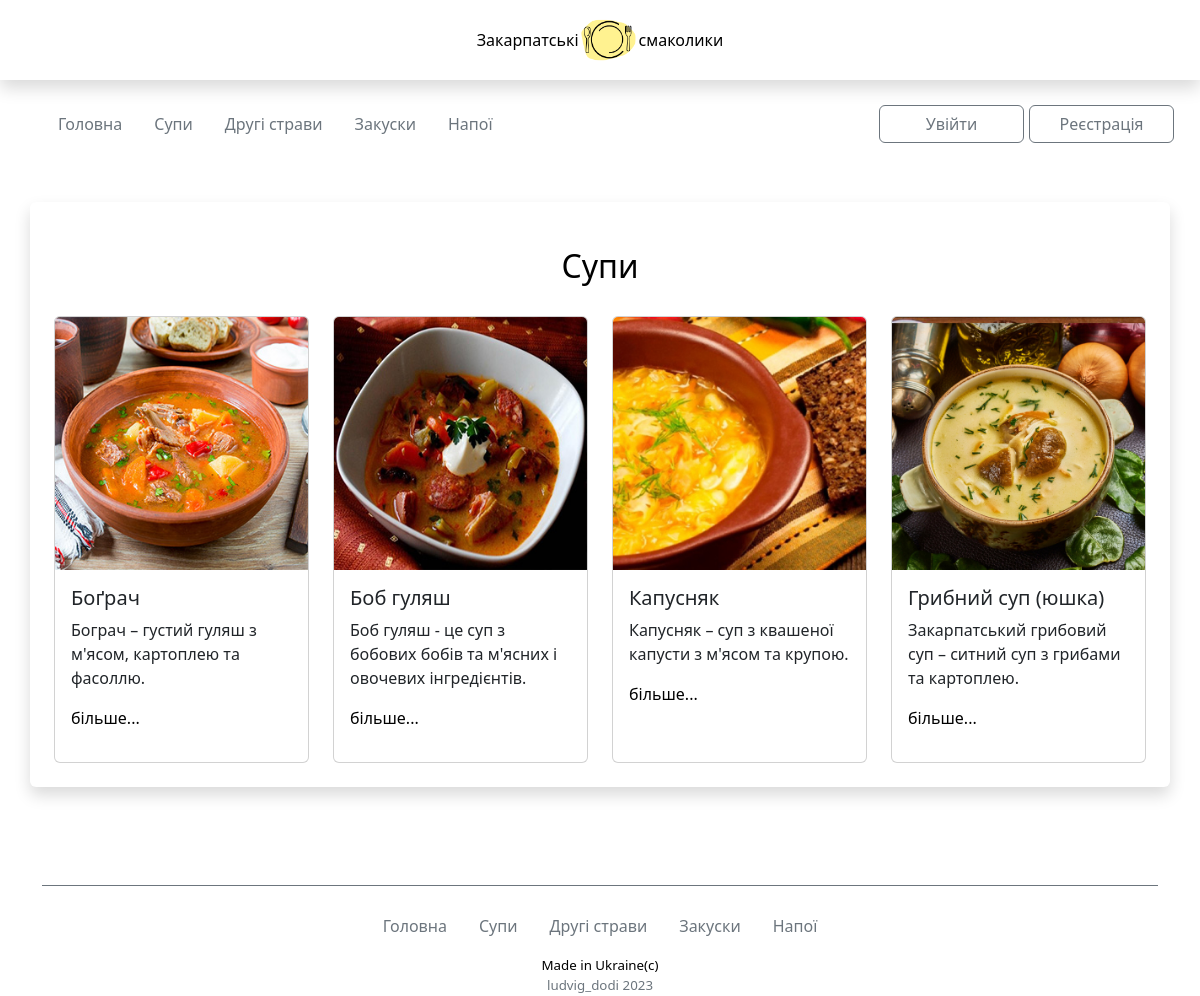
The page /soup on the database as committed earlier.
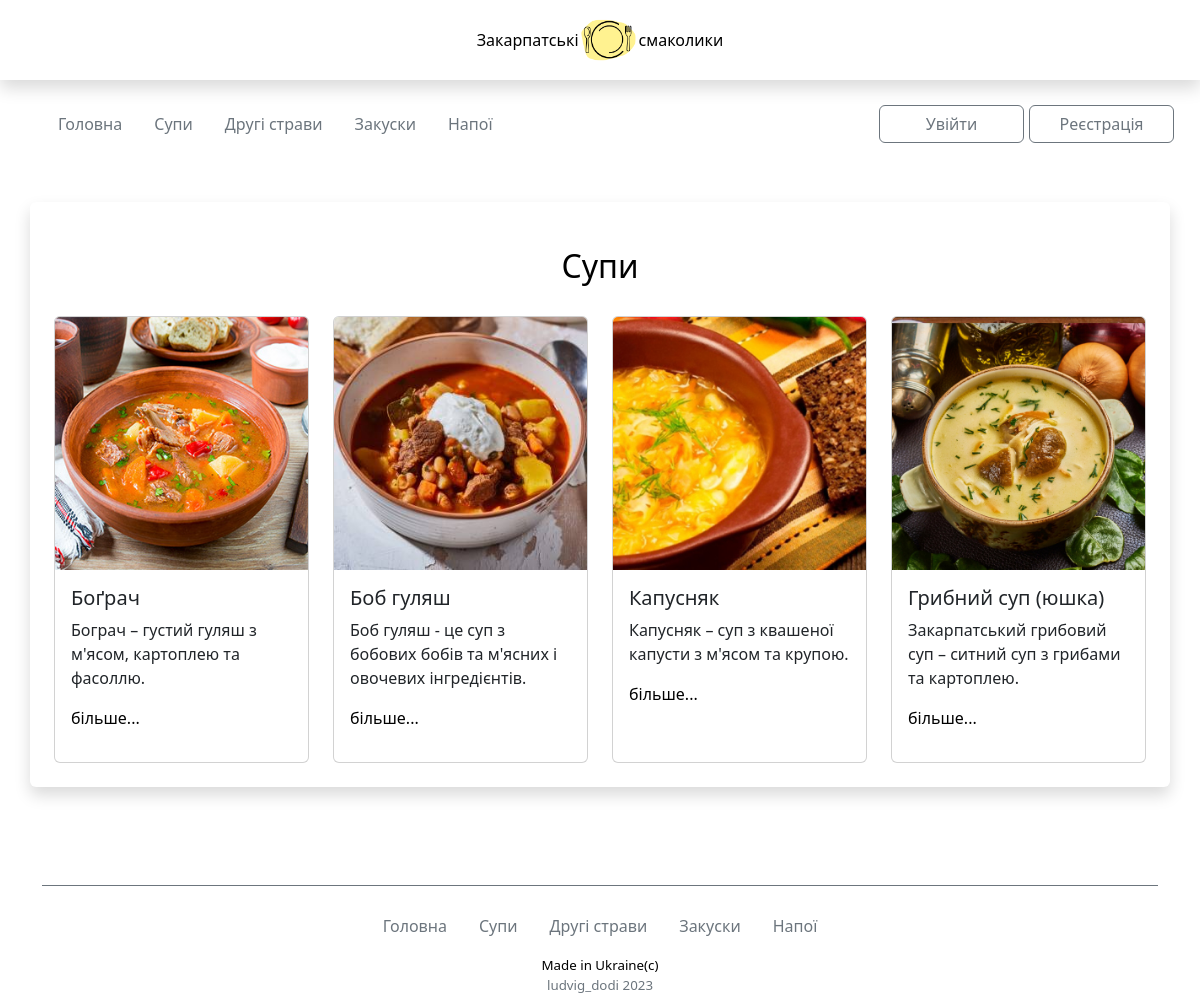
The same page on the database as committed later.
### recipes_app/models.py (models this page shows, shortened)
class Recipes(models.Model):
    name = models.CharField('Назва страв', max_length=20, blank=False)
    food_type = models.CharField('Тип їжі', max_length=20, blank=False, default='')
    short_desc = models.TextField('Короткий опис', max_length=80, blank=False)
    img = models.ImageField(null=True, blank=True, upload_to="media/", verbose_name='img')
    text = RichTextUploadingField('Recipe')
    text_second = tinymce_models.HTMLField()
    text_third = models.TextField('text', default='-')

### recipes_app/views.py (the view)
# urls.py: path('soup', soup_page, name='soup_page'),
def soup_page(request):
    soup = Recipes.objects.all()
    return render(request, 'soup_page.html', context={'soup': soup})

### templates/soup_page.html
{% extends 'base.html' %}
{% load static %}
{% block content %}
<div class="recipe-item">
    <div class="container shadow p-4 mb-5 mt-5 bg-body rounded">
        <h1>Супи </h1>
        <div class="row gy-3">
            {%  for i in soup %}
            {% if i.food_type == 'soup' %}
            <div class="col-lg-3 col-md-4 col-sm-6">
                <div class="card h-100 mb-3">
                    <a href="{{i.id}}"><img src="{{i.img.url}}" class="card-img-top" alt="..."></a>
                    <div class="card-body">
                      <h5 class="card-title">{{i.name}}</h5>
                      <p class="card-text">{{i.short_desc}}</p>
                      <a href="{{i.id}}">більше...</a>
                    </div>
                </div>
            </div>
            {% endif %}
            {% endfor %}
        </div>
    </div>
</div>
{% endblock content %}

### templates/base.html (shortened to what this page needs)
{% load static %}
<!DOCTYPE html>
<html lang="en">
<head>
    <link href="https://cdn.jsdelivr.net/npm/bootstrap@5.3.0/dist/css/bootstrap.min.css" rel="stylesheet">
    <link rel="stylesheet" href="https://cdnjs.cloudflare.com/ajax/libs/normalize/8.0.1/normalize.min.css" />
    <link rel="stylesheet" type="text/css" href="{% static 'css/style.css' %}"/>
    <link rel="stylesheet" href="{% static 'ckeditor/ckeditor/content-style.css'%}" type="text/css">
</head>
<body>
    <div class="wrapper">
      <header class="header">
        <div class="container-fluid">
          <div class="logo shadow">
              <span>Закарпатські</span>
              <a class="logo-link" href="{% url 'index' %}">
                <img src="{% static 'img/logo.png' %}" alt="Logo" width="60" height="50" class="d-inline-block align-text-top">
              </a>
              <span>смаколики</span>
          </div>
        </div>
        <div class="container mt-3">
          <nav class="navbar menu">
              <div class="container-fluid">
                  <div class="menu-item col-xl-9 col-lg-9 col-md-8 col-sm-12">
                    <ul class="nav">
                      <li class="nav-item">
                          <a class="nav-link active" aria-current="page" href="{% url 'index' %}">Головна</a>
                      </li>
                      <li class="nav-item">
                        <a class="nav-link" href="{% url 'soup_page' %}">Супи</a>
                      </li>
                      <li class="nav-item">
                        <a class="nav-link" href="{% url 'dish_page' %}">Другі страви</a>
                      </li>
                      <li class="nav-item">
                        <a class="nav-link" href="{% url 'aperetize_page'%}">Закуски</a>
                      </li>
                      <li class="nav-item">
                        <a class="nav-link" href="{% url 'drink_page'%}">Напої</a>
                      </li>
                    </ul>
                  </div>
                  <div class="login-item col-xl-3 col-lg-3 col-md-4 col-sm-12">
                    {% if user.is_authenticated %}
                      <form method="link" action="{% url 'logout'%}" class="user-name">
                        <span>Вітаю, {{ user.username }}!</span>
                        <button type="submit" class="btn btn-outline-secondary fixed-width-btn">Вийти</button>
                      </form>
                      {% else %}
                      <div class="reg-log">
                        <div class="second-button">
                          <form method="link" action="{% url 'login'%}" class="user-name">
                            <button type="submit" class="btn btn-outline-secondary fixed-width-btn">Увійти</button>
                          </form>
                        </div>
                        <div class="first-button">
                          <form method="link" action="{% url 'register_user'%}" class="user-name">
                            <button type="submit" class="btn btn-outline-secondary fixed-width-btn">Реєстрація</button>
                          </form>
                        </div>
                      </div>
                    {% endif %}
                  </div>
              </div>
          </nav>
        </div>
      </header>
      <main class="main">
        {% block content %}
        {% endblock content %}
      </main>
      <footer class="footer">
          <div class="container">
              <div class="footer-menu">
                  <div class="container">
                      <div class="col-12 footer_links">
                          <ul class="nav justify-content-center">
                              <li class="nav-item">
                                  <a class="nav-link active" aria-current="page" href="{% url 'index' %}">Головна</a>
                              </li>
                              <li class="nav-item">
                                <a class="nav-link" href="{% url 'soup_page' %}">Супи</a>
                              </li>
                              <li class="nav-item">
                                <a class="nav-link" href="{% url 'dish_page' %}">Другі страви</a>
                              </li>
                              <li class="nav-item">
                                <a class="nav-link" href="{% url 'aperetize_page'%}">Закуски</a>
                              </li>
                              <li class="nav-item">
                                <a class="nav-link" href="{% url 'drink_page'%}">Напої</a>
                              </li>
                          </ul>
                          <div class="col-12 footer-rights">
                              <span>Made in Ukraine(c) <a class="nav-link" href="https://www.linkedin.com/in/liudvyk-dodi-b73583151/">ludvig_dodi 2023</a></span>
                          </div>
                      </div>
                  </div>
              </div>
          </div>
      </footer>
    </div>
</body>
</html>

### static/css/style.css (style rules this page uses)
html, body { height: 100%; color: #000000; font-size: 1rem; }
body a { text-decoration: none; color: #000000; }
body img { padding: 0; margin: 0; max-width:100%; height: 100%; }
body h1 { text-align: center; margin-bottom: 30px; }
.wrapper { min-height: 100%; display: flex; flex-direction: column; }
.main { flex: 1 1 auto; }
.fixed-width-btn { width: 145px; margin-right: 5px; }
.container-fluid { padding: 0; }
.logo { display: flex; flex-direction: row; justify-content: center; align-items: center; margin: 0; height: 80px; }
.nav-link { text-decoration: none; color: #6c757d; }
form.user-name { display: flex; flex-direction: row; align-items: center; justify-content: space-around; }
.reg-log { display: flex; flex-direction: row; justify-content: space-evenly; }
.recipe-item { margin-top: 50px; }
.footer { height: 100px; margin-top: 50px; }
.footer-menu>.container { display: flex; flex-direction: column; justify-content: space-around; align-items: center; border-top: 1px solid #6c757d; padding-top: 20px; }
.footer-rights { text-align: center; margin-top: 10px; font-size: smaller; }

Rows that differ between the two databases and show on the page:
changed Recipes "Боб гуляш": img: a different picture
